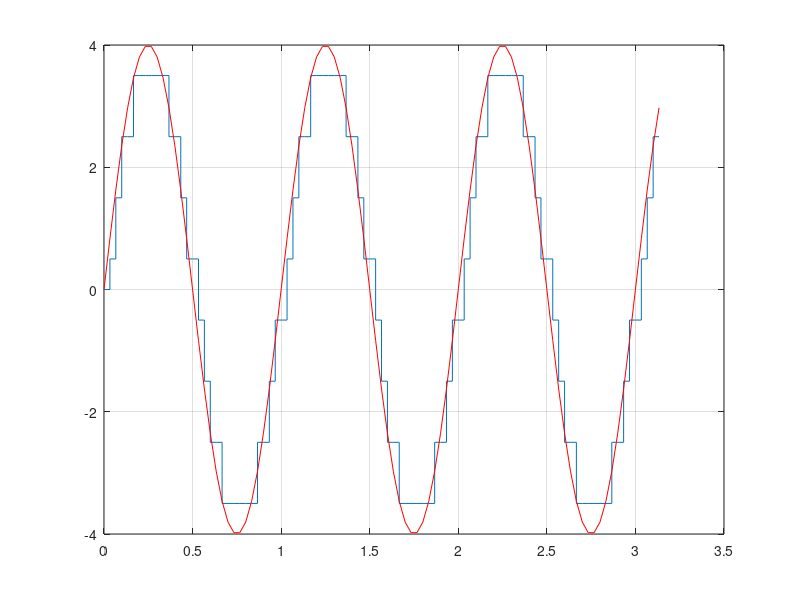

The MATLAB script that drew this image:
Am=4;%setting the sine wave amplitude
bit=3;% setting the number btis
f=1; %sine wave frequency
fs=30;% setting sampling frequency
t=0:1/fs:1*pi; %defining the signal duration for plotting
y=Am*sin(2*pi*f*t); %sampled sine wave y(30 samples in a cycle)
Nsamples=length(y); %calculating the total number of samples
quantised_out=zeros(1,Nsamples); %making an array of size=number of samples
%midrise
del=2*Am/(2^bit); %determining the step size
Llow=-Am+del/2;
Lhigh=Am-del/2;

for i=Llow:del:Lhigh %Iterating from lowest to the highest levels

    for j=1:Nsamples %taking the whole sampled vector
     if(((i-del/2)<y(j))&&(y(j)<(i+del/2)))        % Quantizing the sampled value 
        quantised_out(j)=i;                        % to the quantization level if it 
  
     end                               % lies within the bound of -del/2 and
    end                                % del/2 of the level.
end
stairs(t,quantised_out); %plotting wave forms.
hold on;
plot(t,y,'color','r');
grid on;